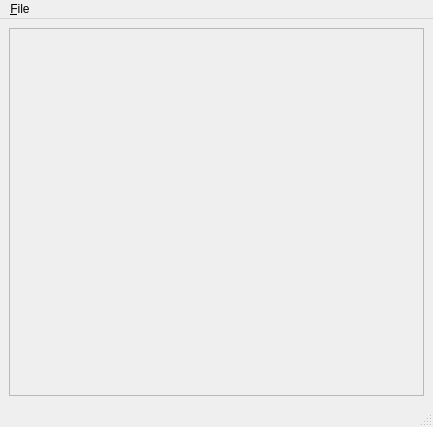
<?xml version="1.0" encoding="UTF-8"?>
<ui version="4.0">
 <class>MainWindow</class>
 <widget class="QMainWindow" name="MainWindow">
  <property name="geometry">
   <rect>
    <x>0</x>
    <y>0</y>
    <width>433</width>
    <height>427</height>
   </rect>
  </property>
  <property name="windowTitle">
   <string>Gif to smiiles format (ARGB565 format little endian)</string>
  </property>
  <property name="windowIcon">
   <iconset resource="res.qrc">
    <normaloff>:/res/Icon.png</normaloff>:/res/Icon.png</iconset>
  </property>
  <widget class="QWidget" name="centralwidget">
   <layout class="QGridLayout" name="gridLayout">
    <item row="0" column="0">
     <widget class="QScrollArea" name="scrollArea">
      <property name="widgetResizable">
       <bool>true</bool>
      </property>
      <property name="alignment">
       <set>Qt::AlignmentFlag::AlignLeading|Qt::AlignmentFlag::AlignLeft|Qt::AlignmentFlag::AlignTop</set>
      </property>
      <widget class="QWidget" name="scrollAreaWidgetContents">
       <property name="geometry">
        <rect>
         <x>0</x>
         <y>0</y>
         <width>409</width>
         <height>360</height>
        </rect>
       </property>
       <layout class="QVBoxLayout" name="verticalLayout">
        <item>
         <widget class="QWidget" name="scrollWidget" native="true"/>
        </item>
       </layout>
      </widget>
     </widget>
    </item>
   </layout>
  </widget>
  <widget class="QMenuBar" name="menubar">
   <property name="geometry">
    <rect>
     <x>0</x>
     <y>0</y>
     <width>433</width>
     <height>22</height>
    </rect>
   </property>
   <widget class="QMenu" name="menu_File">
    <property name="title">
     <string>&amp;File</string>
    </property>
    <addaction name="actionOpen_Gif"/>
   </widget>
   <addaction name="menu_File"/>
  </widget>
  <widget class="QStatusBar" name="statusbar"/>
  <action name="actionOpen_Gif">
   <property name="icon">
    <iconset resource="res.qrc">
     <normaloff>:/res/openfile.png</normaloff>:/res/openfile.png</iconset>
   </property>
   <property name="text">
    <string>&amp;Open Gif</string>
   </property>
  </action>
 </widget>
 <resources>
  <include location="res.qrc"/>
 </resources>
 <connections/>
</ui>
